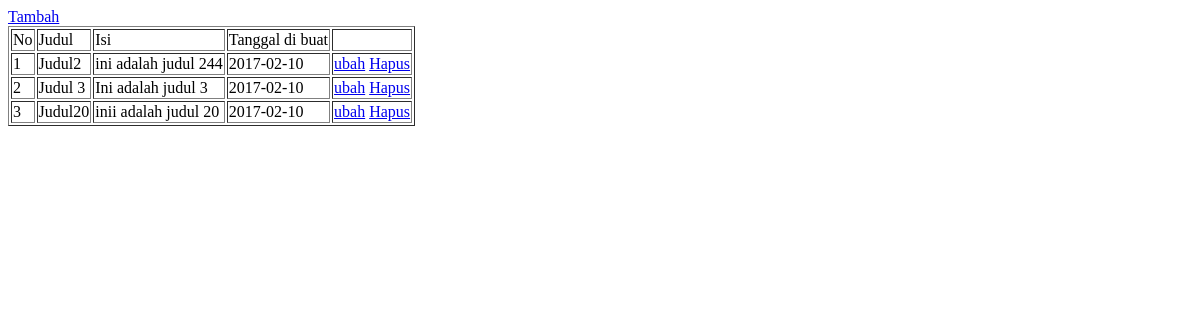
Before: /OOP/index.php with the older database file.
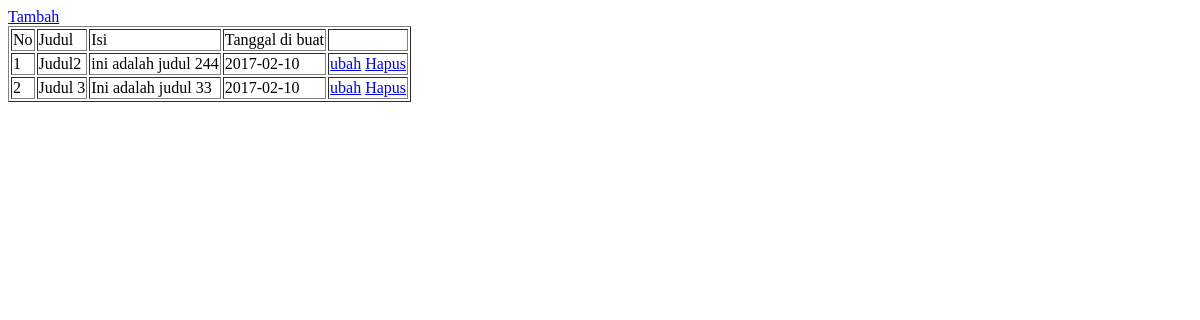
After: the same page with the newer database file.
### tables this page shows
CREATE TABLE IF NOT EXISTS `tbl_article` (
  `id` int(11) NOT NULL AUTO_INCREMENT,
  `judul` varchar(50) DEFAULT NULL,
  `isi` text,
  `created_at` date DEFAULT NULL,
  `updated_at` date DEFAULT NULL,
  PRIMARY KEY (`id`)
);

### OOP/database/QueryBuilder.php (called while the page is built, shortened)
<?php
class QueryBuilder
{
    protected $pdo;
    public function __construct($pdo)
    {
        $this->pdo = $pdo;
    }
    public function select($table,$columns=[])
    {
        if ($columns != null){
            $columns = implode(",",$columns);
        }else{
            $columns = '*';
        }
        $statement = $this->pdo->prepare("select {$columns} from {$table}");
        $statement->execute();
        return $statement->fetchAll(PDO::FETCH_CLASS);
    }
}

### OOP/index.php (the view, shortened to what this page needs)
<?php
require_once "database/QueryBuilder.php";
require_once "config/database.php";
$connection = Connection::make($config);
$db = new QueryBuilder($connection);
$article = $db->select('tbl_article');
?>
<!DOCTYPE html>
<html>
<head>
</head>
<body>
	<a href="create.php">Tambah</a>
	<table border="1px black solid">
		<thead>
			<tr>
				<td>No</td>
				<td>Judul</td>
				<td>Isi</td>
				<td>Tanggal di buat</td>
				<td></td>
			</tr>
		</thead>
		<tbody>
			<?php
				$no = 1;
				foreach ($article as $d) {
			?>
			<tr>
				<td><?= $no; ?></td>
				<td><?= $d->judul; ?></td>
				<td><?= $d->isi; ?></td>
				<td><?= $d->created_at; ?></td>
				<td>
					<a href="edit.php?id=<?= $d->id; ?>">ubah</a>
					<a href="delete.php?id=<?= $d->id; ?>">Hapus</a>
				</td>
			</tr>
			<?php
				$no++;
				}
			?>
		</tbody>
	</table>
</body>
</html>

Changed rows visible on the page:
removed tbl_article: judul "Judul20", isi "inii adalah judul 20", created_at "2017-02-10"
changed tbl_article "Judul 3": isi "Ini adalah judul 3" → "Ini adalah judul 33"
